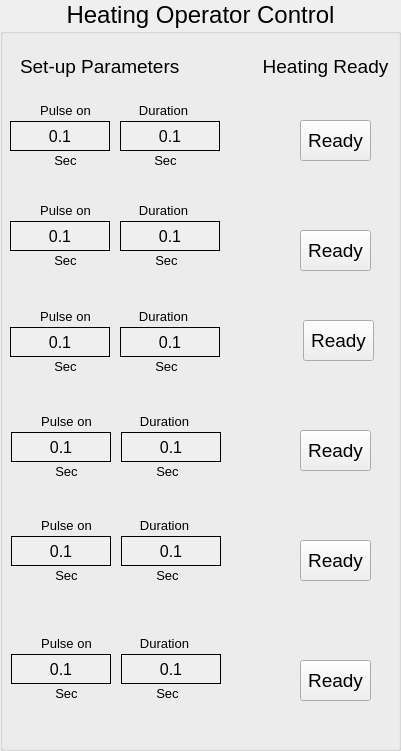
  <widget class="QGroupBox" name="groupBox_2" >
   <property name="geometry" >
    <rect>
     <x>810</x>
     <y>130</y>
     <width>401</width>
     <height>751</height>
    </rect>
   </property>
   <property name="palette" >
    <palette>
     <active>
      <colorrole role="Light" >
       <brush brushstyle="SolidPattern" >
        <color alpha="255" >
         <red>255</red>
         <green>0</green>
         <blue>0</blue>
        </color>
       </brush>
      </colorrole>
     </active>
     <inactive>
      <colorrole role="Light" >
       <brush brushstyle="SolidPattern" >
        <color alpha="255" >
         <red>255</red>
         <green>0</green>
         <blue>0</blue>
        </color>
       </brush>
      </colorrole>
     </inactive>
     <disabled>
      <colorrole role="Light" >
       <brush brushstyle="SolidPattern" >
        <color alpha="255" >
         <red>255</red>
         <green>0</green>
         <blue>0</blue>
        </color>
       </brush>
      </colorrole>
     </disabled>
    </palette>
   </property>
   <property name="font" >
    <font>
     <pointsize>18</pointsize>
    </font>
   </property>
   <property name="title" >
    <string>Heating Operator Control</string>
   </property>
   <property name="alignment" >
    <set>Qt::AlignHCenter</set>
   </property>
   <widget class="QLabel" name="label_5" >
    <property name="geometry" >
     <rect>
      <x>20</x>
      <y>50</y>
      <width>171</width>
      <height>32</height>
     </rect>
    </property>
    <property name="font" >
     <font>
      <pointsize>14</pointsize>
     </font>
    </property>
    <property name="text" >
     <string>Set-up Parameters</string>
    </property>
   </widget>
   <widget class="QLabel" name="label_21" >
    <property name="geometry" >
     <rect>
      <x>40</x>
      <y>150</y>
      <width>51</width>
      <height>21</height>
     </rect>
    </property>
    <property name="font" >
     <font>
      <pointsize>10</pointsize>
     </font>
    </property>
    <property name="text" >
     <string>Sec</string>
    </property>
    <property name="alignment" >
     <set>Qt::AlignCenter</set>
    </property>
   </widget>
   <widget class="QLabel" name="label_22" >
    <property name="geometry" >
     <rect>
      <x>40</x>
      <y>100</y>
      <width>51</width>
      <height>21</height>
     </rect>
    </property>
    <property name="font" >
     <font>
      <pointsize>10</pointsize>
     </font>
    </property>
    <property name="text" >
     <string>Pulse on</string>
    </property>
    <property name="alignment" >
     <set>Qt::AlignCenter</set>
    </property>
   </widget>
   <widget class="QLabel" name="label_23" >
    <property name="geometry" >
     <rect>
      <x>140</x>
      <y>150</y>
      <width>51</width>
      <height>21</height>
     </rect>
    </property>
    <property name="font" >
     <font>
      <pointsize>10</pointsize>
     </font>
    </property>
    <property name="text" >
     <string>Sec</string>
    </property>
    <property name="alignment" >
     <set>Qt::AlignCenter</set>
    </property>
   </widget>
   <widget class="QLabel" name="label_24" >
    <property name="geometry" >
     <rect>
      <x>138</x>
      <y>100</y>
      <width>51</width>
      <height>21</height>
     </rect>
    </property>
    <property name="font" >
     <font>
      <pointsize>10</pointsize>
     </font>
    </property>
    <property name="text" >
     <string>Duration</string>
    </property>
    <property name="alignment" >
     <set>Qt::AlignCenter</set>
    </property>
   </widget>
   <widget class="CAPushButton" name="caPushButton" >
    <property name="geometry" >
     <rect>
      <x>300</x>
      <y>120</y>
      <width>71</width>
      <height>41</height>
     </rect>
    </property>
    <property name="font" >
     <font>
      <pointsize>14</pointsize>
     </font>
    </property>
    <property name="text" >
     <string>Ready</string>
    </property>
    <property name="pvname" >
     <string>NB11_KSTAR_OPR_RDY</string>
    </property>
    <property name="truelabel" >
     <string>Not</string>
    </property>
    <property name="falselabel" >
     <string>Ready</string>
    </property>
    <property name="selColor" >
     <color>
      <red>0</red>
      <green>180</green>
      <blue>0</blue>
     </color>
    </property>
    <property name="unselColor" >
     <color>
      <red>150</red>
      <green>150</green>
      <blue>150</blue>
     </color>
    </property>
   </widget>
   <widget class="CAPushButton" name="caPushButton_2" >
    <property name="geometry" >
     <rect>
      <x>300</x>
      <y>230</y>
      <width>71</width>
      <height>41</height>
     </rect>
    </property>
    <property name="font" >
     <font>
      <pointsize>14</pointsize>
     </font>
    </property>
    <property name="text" >
     <string>Ready</string>
    </property>
    <property name="pvname" >
     <string>NB12_KSTAR_OPR_RDY</string>
    </property>
    <property name="truelabel" >
     <string>Not</string>
    </property>
    <property name="falselabel" >
     <string>Ready</string>
    </property>
    <property name="selColor" >
     <color>
      <red>0</red>
      <green>180</green>
      <blue>0</blue>
     </color>
    </property>
    <property name="unselColor" >
     <color>
      <red>150</red>
      <green>150</green>
      <blue>150</blue>
     </color>
    </property>
   </widget>
   <widget class="CAPushButton" name="caPushButton_3" >
    <property name="geometry" >
     <rect>
      <x>300</x>
      <y>660</y>
      <width>71</width>
      <height>41</height>
     </rect>
    </property>
    <property name="font" >
     <font>
      <pointsize>14</pointsize>
     </font>
    </property>
    <property name="text" >
     <string>Ready</string>
    </property>
    <property name="pvname" >
     <string>ICRF_KSTAR_OPR_RDY</string>
    </property>
    <property name="truelabel" >
     <string>Not</string>
    </property>
    <property name="falselabel" >
     <string>Ready</string>
    </property>
    <property name="selColor" >
     <color>
      <red>0</red>
      <green>180</green>
      <blue>0</blue>
     </color>
    </property>
    <property name="unselColor" >
     <color>
      <red>150</red>
      <green>150</green>
      <blue>150</blue>
     </color>
    </property>
   </widget>
   <widget class="CAPushButton" name="caPushButton_4" >
    <property name="geometry" >
     <rect>
      <x>300</x>
      <y>540</y>
      <width>71</width>
      <height>41</height>
     </rect>
    </property>
    <property name="font" >
     <font>
      <pointsize>14</pointsize>
     </font>
    </property>
    <property name="text" >
     <string>Ready</string>
    </property>
    <property name="pvname" >
     <string>LH1_KSTAR_OPR_RDY</string>
    </property>
    <property name="truelabel" >
     <string>Not</string>
    </property>
    <property name="falselabel" >
     <string>Ready</string>
    </property>
    <property name="selColor" >
     <color>
      <red>0</red>
      <green>180</green>
      <blue>0</blue>
     </color>
    </property>
    <property name="unselColor" >
     <color>
      <red>150</red>
      <green>150</green>
      <blue>150</blue>
     </color>
    </property>
   </widget>
   <widget class="CAPushButton" name="caPushButton_5" >
    <property name="geometry" >
     <rect>
      <x>300</x>
      <y>430</y>
      <width>71</width>
      <height>41</height>
     </rect>
    </property>
    <property name="font" >
     <font>
      <pointsize>14</pointsize>
     </font>
    </property>
    <property name="text" >
     <string>Ready</string>
    </property>
    <property name="pvname" >
     <string>EC1_KSTAR_OPR_RDY</string>
    </property>
    <property name="truelabel" >
     <string>Not</string>
    </property>
    <property name="falselabel" >
     <string>Ready</string>
    </property>
    <property name="selColor" >
     <color>
      <red>0</red>
      <green>180</green>
      <blue>0</blue>
     </color>
    </property>
    <property name="unselColor" >
     <color>
      <red>150</red>
      <green>150</green>
      <blue>150</blue>
     </color>
    </property>
   </widget>
   <widget class="CAPushButton" name="caPushButton_6" >
    <property name="geometry" >
     <rect>
      <x>303</x>
      <y>320</y>
      <width>71</width>
      <height>41</height>
     </rect>
    </property>
    <property name="font" >
     <font>
      <pointsize>14</pointsize>
     </font>
    </property>
    <property name="text" >
     <string>Ready</string>
    </property>
    <property name="pvname" >
     <string>ECH_KSTAR_OPR_RDY</string>
    </property>
    <property name="truelabel" >
     <string>Not</string>
    </property>
    <property name="falselabel" >
     <string>Ready</string>
    </property>
    <property name="selColor" >
     <color>
      <red>0</red>
      <green>180</green>
      <blue>0</blue>
     </color>
    </property>
    <property name="unselColor" >
     <color>
      <red>150</red>
      <green>150</green>
      <blue>150</blue>
     </color>
    </property>
   </widget>
   <widget class="QLabel" name="label_6" >
    <property name="geometry" >
     <rect>
      <x>260</x>
      <y>50</y>
      <width>131</width>
      <height>32</height>
     </rect>
    </property>
    <property name="font" >
     <font>
      <pointsize>14</pointsize>
     </font>
    </property>
    <property name="text" >
     <string>Heating Ready</string>
    </property>
    <property name="alignment" >
     <set>Qt::AlignCenter</set>
    </property>
   </widget>
   <widget class="CALabel" name="caLabel_19" >
    <property name="geometry" >
     <rect>
      <x>10</x>
      <y>121</y>
      <width>100</width>
      <height>30</height>
     </rect>
    </property>
    <property name="font" >
     <font>
      <pointsize>12</pointsize>
     </font>
    </property>
    <property name="autoFillBackground" >
     <bool>true</bool>
    </property>
    <property name="frameShape" >
     <enum>QFrame::Box</enum>
    </property>
    <property name="text" >
     <string>0.1</string>
    </property>
    <property name="alignment" >
     <set>Qt::AlignCenter</set>
    </property>
    <property name="pvname" >
     <string>NB11_KSTAR_OPR_PULSE_START</string>
    </property>
    <property name="dmode" stdset="0" >
     <enum>CALabel::Choice</enum>
    </property>
    <property name="ttdmode" stdset="0" >
     <enum>CALabel::Hide</enum>
    </property>
    <property name="dbrequest" stdset="0" >
     <enum>CALabel::DBRGSTR</enum>
    </property>
   </widget>
   <widget class="CALabel" name="caLabel_20" >
    <property name="geometry" >
     <rect>
      <x>120</x>
      <y>121</y>
      <width>100</width>
      <height>30</height>
     </rect>
    </property>
    <property name="font" >
     <font>
      <pointsize>12</pointsize>
     </font>
    </property>
    <property name="autoFillBackground" >
     <bool>true</bool>
    </property>
    <property name="frameShape" >
     <enum>QFrame::Box</enum>
    </property>
    <property name="text" >
     <string>0.1</string>
    </property>
    <property name="alignment" >
     <set>Qt::AlignCenter</set>
    </property>
    <property name="pvname" >
     <string>NB1_PARAM_BEAM_PW</string>
    </property>
    <property name="dmode" stdset="0" >
     <enum>CALabel::Double</enum>
    </property>
    <property name="ttdmode" stdset="0" >
     <enum>CALabel::Hide</enum>
    </property>
    <property name="dbrequest" stdset="0" >
     <enum>CALabel::DBRGSTR</enum>
    </property>
   </widget>
   <widget class="QLabel" name="label_25" >
    <property name="geometry" >
     <rect>
      <x>138</x>
      <y>200</y>
      <width>51</width>
      <height>21</height>
     </rect>
    </property>
    <property name="font" >
     <font>
      <pointsize>10</pointsize>
     </font>
    </property>
    <property name="text" >
     <string>Duration</string>
    </property>
    <property name="alignment" >
     <set>Qt::AlignCenter</set>
    </property>
   </widget>
   <widget class="CALabel" name="caLabel_21" >
    <property name="geometry" >
     <rect>
      <x>120</x>
      <y>221</y>
      <width>100</width>
      <height>30</height>
     </rect>
    </property>
    <property name="font" >
     <font>
      <pointsize>12</pointsize>
     </font>
    </property>
    <property name="autoFillBackground" >
     <bool>true</bool>
    </property>
    <property name="frameShape" >
     <enum>QFrame::Box</enum>
    </property>
    <property name="text" >
     <string>0.1</string>
    </property>
    <property name="alignment" >
     <set>Qt::AlignCenter</set>
    </property>
    <property name="pvname" >
     <string>NB1_PARAM2_BEAM_PW</string>
    </property>
    <property name="dmode" stdset="0" >
     <enum>CALabel::Double</enum>
    </property>
    <property name="ttdmode" stdset="0" >
     <enum>CALabel::Hide</enum>
    </property>
    <property name="dbrequest" stdset="0" >
     <enum>CALabel::DBRGSTR</enum>
    </property>
   </widget>
   <widget class="QLabel" name="label_26" >
    <property name="geometry" >
     <rect>
      <x>141</x>
      <y>250</y>
      <width>51</width>
      <height>21</height>
     </rect>
    </property>
    <property name="font" >
     <font>
      <pointsize>10</pointsize>
     </font>
    </property>
    <property name="text" >
     <string>Sec</string>
    </property>
    <property name="alignment" >
     <set>Qt::AlignCenter</set>
    </property>
   </widget>
   <widget class="QLabel" name="label_27" >
    <property name="geometry" >
     <rect>
      <x>40</x>
      <y>200</y>
      <width>51</width>
      <height>21</height>
     </rect>
    </property>
    <property name="font" >
     <font>
      <pointsize>10</pointsize>
     </font>
    </property>
    <property name="text" >
     <string>Pulse on</string>
    </property>
    <property name="alignment" >
     <set>Qt::AlignCenter</set>
    </property>
   </widget>
   <widget class="CALabel" name="caLabel_22" >
    <property name="geometry" >
     <rect>
      <x>10</x>
      <y>221</y>
      <width>100</width>
      <height>30</height>
     </rect>
    </property>
    <property name="font" >
     <font>
      <pointsize>12</pointsize>
     </font>
    </property>
    <property name="autoFillBackground" >
     <bool>true</bool>
    </property>
    <property name="frameShape" >
     <enum>QFrame::Box</enum>
    </property>
    <property name="text" >
     <string>0.1</string>
    </property>
    <property name="alignment" >
     <set>Qt::AlignCenter</set>
    </property>
    <property name="pvname" >
     <string>NB12_KSTAR_OPR_PULSE_START</string>
    </property>
    <property name="dmode" stdset="0" >
     <enum>CALabel::Choice</enum>
    </property>
    <property name="ttdmode" stdset="0" >
     <enum>CALabel::Hide</enum>
    </property>
    <property name="dbrequest" stdset="0" >
     <enum>CALabel::DBRGSTR</enum>
    </property>
   </widget>
   <widget class="QLabel" name="label_28" >
    <property name="geometry" >
     <rect>
      <x>40</x>
      <y>250</y>
      <width>51</width>
      <height>21</height>
     </rect>
    </property>
    <property name="font" >
     <font>
      <pointsize>10</pointsize>
     </font>
    </property>
    <property name="text" >
     <string>Sec</string>
    </property>
    <property name="alignment" >
     <set>Qt::AlignCenter</set>
    </property>
   </widget>
   <widget class="CALabel" name="caLabel_23" >
    <property name="geometry" >
     <rect>
      <x>120</x>
      <y>327</y>
      <width>100</width>
      <height>30</height>
     </rect>
    </property>
    <property name="font" >
     <font>
      <pointsize>12</pointsize>
     </font>
    </property>
    <property name="autoFillBackground" >
     <bool>true</bool>
    </property>
    <property name="frameShape" >
     <enum>QFrame::Box</enum>
    </property>
    <property name="text" >
     <string>0.1</string>
    </property>
    <property name="alignment" >
     <set>Qt::AlignCenter</set>
    </property>
    <property name="pvname" >
     <string>ECH_HV_PULSE_LENGTH</string>
    </property>
    <property name="dmode" stdset="0" >
     <enum>CALabel::Double</enum>
    </property>
    <property name="ttdmode" stdset="0" >
     <enum>CALabel::Hide</enum>
    </property>
    <property name="dbrequest" stdset="0" >
     <enum>CALabel::DBRGSTR</enum>
    </property>
   </widget>
   <widget class="QLabel" name="label_41" >
    <property name="geometry" >
     <rect>
      <x>40</x>
      <y>306</y>
      <width>51</width>
      <height>21</height>
     </rect>
    </property>
    <property name="font" >
     <font>
      <pointsize>10</pointsize>
     </font>
    </property>
    <property name="text" >
     <string>Pulse on</string>
    </property>
    <property name="alignment" >
     <set>Qt::AlignCenter</set>
    </property>
   </widget>
   <widget class="CALabel" name="caLabel_24" >
    <property name="geometry" >
     <rect>
      <x>10</x>
      <y>327</y>
      <width>100</width>
      <height>30</height>
     </rect>
    </property>
    <property name="font" >
     <font>
      <pointsize>12</pointsize>
     </font>
    </property>
    <property name="autoFillBackground" >
     <bool>true</bool>
    </property>
    <property name="frameShape" >
     <enum>QFrame::Box</enum>
    </property>
    <property name="text" >
     <string>0.1</string>
    </property>
    <property name="alignment" >
     <set>Qt::AlignCenter</set>
    </property>
    <property name="pvname" >
     <string>ECH_HV_PULSE_START</string>
    </property>
    <property name="dmode" stdset="0" >
     <enum>CALabel::Choice</enum>
    </property>
    <property name="ttdmode" stdset="0" >
     <enum>CALabel::Hide</enum>
    </property>
    <property name="dbrequest" stdset="0" >
     <enum>CALabel::DBRGSTR</enum>
    </property>
   </widget>
   <widget class="QLabel" name="label_42" >
    <property name="geometry" >
     <rect>
      <x>40</x>
      <y>356</y>
      <width>51</width>
      <height>21</height>
     </rect>
    </property>
    <property name="font" >
     <font>
      <pointsize>10</pointsize>
     </font>
    </property>
    <property name="text" >
     <string>Sec</string>
    </property>
    <property name="alignment" >
     <set>Qt::AlignCenter</set>
    </property>
   </widget>
   <widget class="QLabel" name="label_43" >
    <property name="geometry" >
     <rect>
      <x>141</x>
      <y>356</y>
      <width>51</width>
      <height>21</height>
     </rect>
    </property>
    <property name="font" >
     <font>
      <pointsize>10</pointsize>
     </font>
    </property>
    <property name="text" >
     <string>Sec</string>
    </property>
    <property name="alignment" >
     <set>Qt::AlignCenter</set>
    </property>
   </widget>
   <widget class="QLabel" name="label_44" >
    <property name="geometry" >
     <rect>
      <x>138</x>
      <y>306</y>
      <width>51</width>
      <height>21</height>
     </rect>
    </property>
    <property name="font" >
     <font>
      <pointsize>10</pointsize>
     </font>
    </property>
    <property name="text" >
     <string>Duration</string>
    </property>
    <property name="alignment" >
     <set>Qt::AlignCenter</set>
    </property>
   </widget>
   <widget class="CALabel" name="caLabel_25" >
    <property name="geometry" >
     <rect>
      <x>121</x>
      <y>432</y>
      <width>100</width>
      <height>30</height>
     </rect>
    </property>
    <property name="font" >
     <font>
      <pointsize>12</pointsize>
     </font>
    </property>
    <property name="autoFillBackground" >
     <bool>true</bool>
    </property>
    <property name="frameShape" >
     <enum>QFrame::Box</enum>
    </property>
    <property name="text" >
     <string>0.1</string>
    </property>
    <property name="alignment" >
     <set>Qt::AlignCenter</set>
    </property>
    <property name="pvname" >
     <string>EC1_LTU_RF_PULSE</string>
    </property>
    <property name="dmode" stdset="0" >
     <enum>CALabel::Double</enum>
    </property>
    <property name="ttdmode" stdset="0" >
     <enum>CALabel::Hide</enum>
    </property>
    <property name="dbrequest" stdset="0" >
     <enum>CALabel::DBRGSTR</enum>
    </property>
   </widget>
   <widget class="CALabel" name="caLabel_26" >
    <property name="geometry" >
     <rect>
      <x>11</x>
      <y>432</y>
      <width>100</width>
      <height>30</height>
     </rect>
    </property>
    <property name="font" >
     <font>
      <pointsize>12</pointsize>
     </font>
    </property>
    <property name="autoFillBackground" >
     <bool>true</bool>
    </property>
    <property name="frameShape" >
     <enum>QFrame::Box</enum>
    </property>
    <property name="text" >
     <string>0.1</string>
    </property>
    <property name="alignment" >
     <set>Qt::AlignCenter</set>
    </property>
    <property name="pvname" >
     <string>EC1_LTU_RF_ON</string>
    </property>
    <property name="dmode" stdset="0" >
     <enum>CALabel::Choice</enum>
    </property>
    <property name="ttdmode" stdset="0" >
     <enum>CALabel::Hide</enum>
    </property>
    <property name="dbrequest" stdset="0" >
     <enum>CALabel::DBRGSTR</enum>
    </property>
   </widget>
   <widget class="QLabel" name="label_46" >
    <property name="geometry" >
     <rect>
      <x>142</x>
      <y>461</y>
      <width>51</width>
      <height>21</height>
     </rect>
    </property>
    <property name="font" >
     <font>
      <pointsize>10</pointsize>
     </font>
    </property>
    <property name="text" >
     <string>Sec</string>
    </property>
    <property name="alignment" >
     <set>Qt::AlignCenter</set>
    </property>
   </widget>
   <widget class="QLabel" name="label_47" >
    <property name="geometry" >
     <rect>
      <x>139</x>
      <y>411</y>
      <width>51</width>
      <height>21</height>
     </rect>
    </property>
    <property name="font" >
     <font>
      <pointsize>10</pointsize>
     </font>
    </property>
    <property name="text" >
     <string>Duration</string>
    </property>
    <property name="alignment" >
     <set>Qt::AlignCenter</set>
    </property>
   </widget>
   <widget class="QLabel" name="label_48" >
    <property name="geometry" >
     <rect>
      <x>41</x>
      <y>461</y>
      <width>51</width>
      <height>21</height>
     </rect>
    </property>
    <property name="font" >
     <font>
      <pointsize>10</pointsize>
     </font>
    </property>
    <property name="text" >
     <string>Sec</string>
    </property>
    <property name="alignment" >
     <set>Qt::AlignCenter</set>
    </property>
   </widget>
   <widget class="QLabel" name="label_49" >
    <property name="geometry" >
     <rect>
      <x>41</x>
      <y>411</y>
      <width>51</width>
      <height>21</height>
     </rect>
    </property>
    <property name="font" >
     <font>
      <pointsize>10</pointsize>
     </font>
    </property>
    <property name="text" >
     <string>Pulse on</string>
    </property>
    <property name="alignment" >
     <set>Qt::AlignCenter</set>
    </property>
   </widget>
   <widget class="QLabel" name="label_61" >
    <property name="geometry" >
     <rect>
      <x>41</x>
      <y>565</y>
      <width>51</width>
      <height>21</height>
     </rect>
    </property>
    <property name="font" >
     <font>
      <pointsize>10</pointsize>
     </font>
    </property>
    <property name="text" >
     <string>Sec</string>
    </property>
    <property name="alignment" >
     <set>Qt::AlignCenter</set>
    </property>
   </widget>
   <widget class="QLabel" name="label_62" >
    <property name="geometry" >
     <rect>
      <x>139</x>
      <y>515</y>
      <width>51</width>
      <height>21</height>
     </rect>
    </property>
    <property name="font" >
     <font>
      <pointsize>10</pointsize>
     </font>
    </property>
    <property name="text" >
     <string>Duration</string>
    </property>
    <property name="alignment" >
     <set>Qt::AlignCenter</set>
    </property>
   </widget>
   <widget class="QLabel" name="label_63" >
    <property name="geometry" >
     <rect>
      <x>41</x>
      <y>515</y>
      <width>51</width>
      <height>21</height>
     </rect>
    </property>
    <property name="font" >
     <font>
      <pointsize>10</pointsize>
     </font>
    </property>
    <property name="text" >
     <string>Pulse on</string>
    </property>
    <property name="alignment" >
     <set>Qt::AlignCenter</set>
    </property>
   </widget>
   <widget class="CALabel" name="caLabel_27" >
    <property name="geometry" >
     <rect>
      <x>11</x>
      <y>536</y>
      <width>100</width>
      <height>30</height>
     </rect>
    </property>
    <property name="font" >
     <font>
      <pointsize>12</pointsize>
     </font>
    </property>
    <property name="autoFillBackground" >
     <bool>true</bool>
    </property>
    <property name="frameShape" >
     <enum>QFrame::Box</enum>
    </property>
    <property name="text" >
     <string>0.1</string>
    </property>
    <property name="alignment" >
     <set>Qt::AlignCenter</set>
    </property>
    <property name="pvname" >
     <string>LH1_RF_ON_TIME</string>
    </property>
    <property name="dmode" stdset="0" >
     <enum>CALabel::Choice</enum>
    </property>
    <property name="ttdmode" stdset="0" >
     <enum>CALabel::Hide</enum>
    </property>
    <property name="dbrequest" stdset="0" >
     <enum>CALabel::DBRGSTR</enum>
    </property>
   </widget>
   <widget class="CALabel" name="caLabel_28" >
    <property name="geometry" >
     <rect>
      <x>121</x>
      <y>536</y>
      <width>100</width>
      <height>30</height>
     </rect>
    </property>
    <property name="font" >
     <font>
      <pointsize>12</pointsize>
     </font>
    </property>
    <property name="autoFillBackground" >
     <bool>true</bool>
    </property>
    <property name="frameShape" >
     <enum>QFrame::Box</enum>
    </property>
    <property name="text" >
     <string>0.1</string>
    </property>
    <property name="alignment" >
     <set>Qt::AlignCenter</set>
    </property>
    <property name="pvname" >
     <string>LH1_RFK_PULSE_CMD</string>
    </property>
    <property name="dmode" stdset="0" >
     <enum>CALabel::Double</enum>
    </property>
    <property name="ttdmode" stdset="0" >
     <enum>CALabel::Hide</enum>
    </property>
    <property name="dbrequest" stdset="0" >
     <enum>CALabel::DBRGSTR</enum>
    </property>
   </widget>
   <widget class="QLabel" name="label_64" >
    <property name="geometry" >
     <rect>
      <x>142</x>
      <y>565</y>
      <width>51</width>
      <height>21</height>
     </rect>
    </property>
    <property name="font" >
     <font>
      <pointsize>10</pointsize>
     </font>
    </property>
    <property name="text" >
     <string>Sec</string>
    </property>
    <property name="alignment" >
     <set>Qt::AlignCenter</set>
    </property>
   </widget>
   <widget class="QLabel" name="label_65" >
    <property name="geometry" >
     <rect>
      <x>142</x>
      <y>683</y>
      <width>51</width>
      <height>21</height>
     </rect>
    </property>
    <property name="font" >
     <font>
      <pointsize>10</pointsize>
     </font>
    </property>
    <property name="text" >
     <string>Sec</string>
    </property>
    <property name="alignment" >
     <set>Qt::AlignCenter</set>
    </property>
   </widget>
   <widget class="QLabel" name="label_66" >
    <property name="geometry" >
     <rect>
      <x>41</x>
      <y>633</y>
      <width>51</width>
      <height>21</height>
     </rect>
    </property>
    <property name="font" >
     <font>
      <pointsize>10</pointsize>
     </font>
    </property>
    <property name="text" >
     <string>Pulse on</string>
    </property>
    <property name="alignment" >
     <set>Qt::AlignCenter</set>
    </property>
   </widget>
   <widget class="QLabel" name="label_67" >
    <property name="geometry" >
     <rect>
      <x>41</x>
      <y>683</y>
      <width>51</width>
      <height>21</height>
     </rect>
    </property>
    <property name="font" >
     <font>
      <pointsize>10</pointsize>
     </font>
    </property>
    <property name="text" >
     <string>Sec</string>
    </property>
    <property name="alignment" >
     <set>Qt::AlignCenter</set>
    </property>
   </widget>
   <widget class="QLabel" name="label_68" >
    <property name="geometry" >
     <rect>
      <x>139</x>
      <y>633</y>
      <width>51</width>
      <height>21</height>
     </rect>
    </property>
    <property name="font" >
     <font>
      <pointsize>10</pointsize>
     </font>
    </property>
    <property name="text" >
     <string>Duration</string>
    </property>
    <property name="alignment" >
     <set>Qt::AlignCenter</set>
    </property>
   </widget>
   <widget class="CALabel" name="caLabel_29" >
    <property name="geometry" >
     <rect>
      <x>11</x>
      <y>654</y>
      <width>100</width>
      <height>30</height>
     </rect>
    </property>
    <property name="font" >
     <font>
      <pointsize>12</pointsize>
     </font>
    </property>
    <property name="autoFillBackground" >
     <bool>true</bool>
    </property>
    <property name="frameShape" >
     <enum>QFrame::Box</enum>
    </property>
    <property name="text" >
     <string>0.1</string>
    </property>
    <property name="alignment" >
     <set>Qt::AlignCenter</set>
    </property>
    <property name="pvname" >
     <string>DEVOPI01_PULSEON_ICRF</string>
    </property>
    <property name="dmode" stdset="0" >
     <enum>CALabel::Choice</enum>
    </property>
    <property name="ttdmode" stdset="0" >
     <enum>CALabel::Hide</enum>
    </property>
    <property name="dbrequest" stdset="0" >
     <enum>CALabel::DBRGSTR</enum>
    </property>
   </widget>
   <widget class="CALabel" name="caLabel_30" >
    <property name="geometry" >
     <rect>
      <x>121</x>
      <y>654</y>
      <width>100</width>
      <height>30</height>
     </rect>
    </property>
    <property name="font" >
     <font>
      <pointsize>12</pointsize>
     </font>
    </property>
    <property name="autoFillBackground" >
     <bool>true</bool>
    </property>
    <property name="frameShape" >
     <enum>QFrame::Box</enum>
    </property>
    <property name="text" >
     <string>0.1</string>
    </property>
    <property name="alignment" >
     <set>Qt::AlignCenter</set>
    </property>
    <property name="pvname" >
     <string>DEVOPI01_DURA_ICRF</string>
    </property>
    <property name="dmode" stdset="0" >
     <enum>CALabel::Double</enum>
    </property>
    <property name="ttdmode" stdset="0" >
     <enum>CALabel::Hide</enum>
    </property>
    <property name="dbrequest" stdset="0" >
     <enum>CALabel::DBRGSTR</enum>
    </property>
   </widget>
  </widget>
